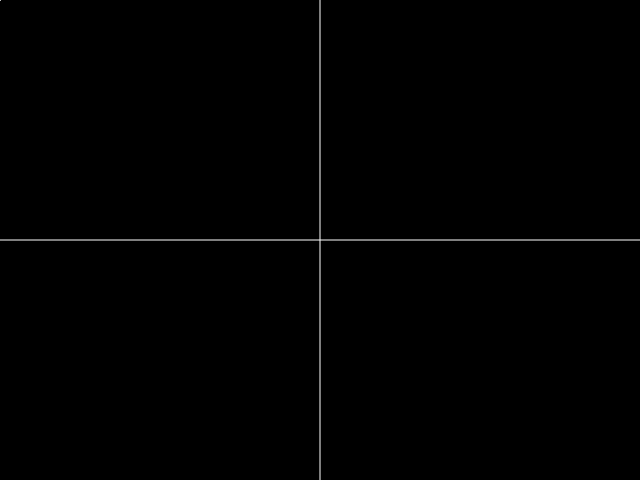
Frame 1 (no input)
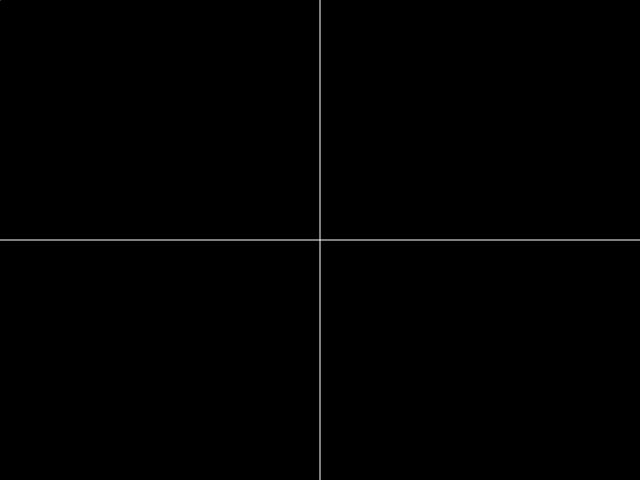
Frame 60 (no input)
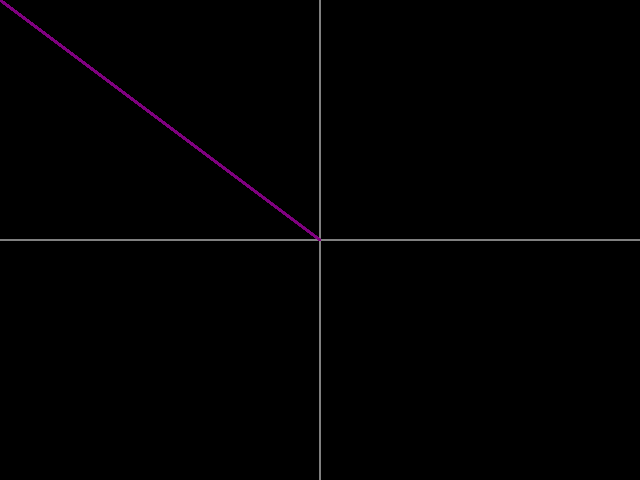
Frame 120 (the mouse pressed at the canvas centre since frame 60)

The p5.js sketch that drew these frames (run headless with seeded random() and noise() and a simulated clock; from frame 60 on, the mouse is pressed at the canvas centre):

// p5.js sketch
// ── sketch.js

    
function setup() {
	createCanvas(640, 480);
	background("black");
    stroke("white");
	strokeWeight(1);
	line(width/2, 0, width/2, height);
	line(0, height/2, width, height/2);
}

    
function draw() {
    

	strokeWeight(2);
	line(0, 0, mouseX, mouseY);
    
     if (mouseX > width / 2) {
		stroke("yellow");
	} else {
		stroke("purple");
        
	}
    
	
}
